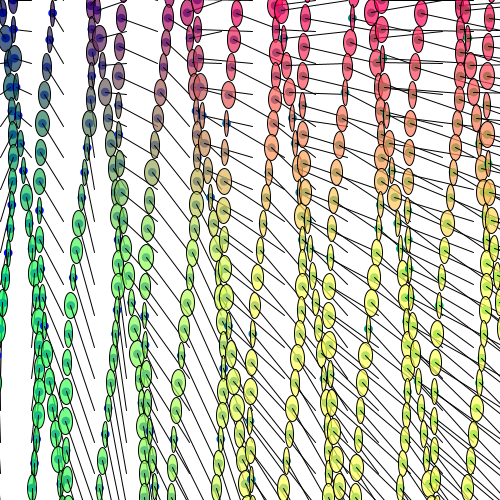
Frame 1 (no input)
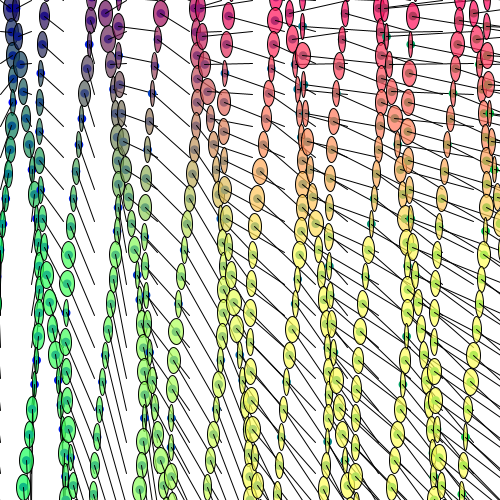
Frame 60 (the mouse pressed at the canvas centre just before this capture)
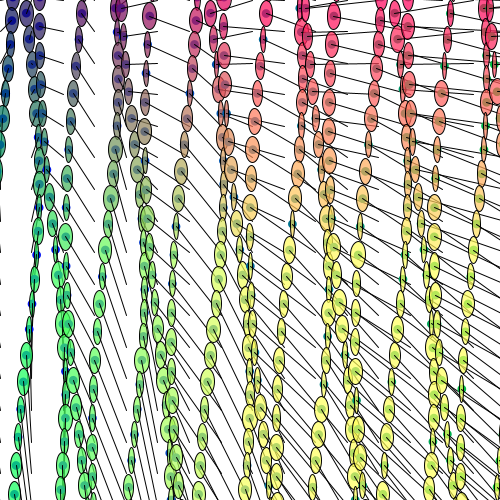
Frame 120 (the mouse held since frame 60 and released just before this capture)

The Processing sketch that drew these frames (run headless with seeded random() and noise(); from frame 60 on, the mouse is pressed at the canvas centre):

// Processing sketch: processing_151572
// ── processing_151572.pde

/*
 * Creative Coding
 * Week 2, 05 - Moving Patterns 1
 * by Indae Hwang and Jon McCormack
 * Copyright (c) 2014 Monash University
 *
 * This sketch builds on the previous sketches, drawing shapes based on the
 * current framerate. The movement of individual shapes combine to create a
 * gestalt field of motion. Use the arrow keys on your keyboard to change the
 * frame rate. 
 * 
 */

// variable used to store the current frame rate value
int frame_rate_value;

void setup() {
  size(500, 500);

  frame_rate_value = (int)random(4, 20);
  frameRate(frame_rate_value);
  rectMode(CENTER);
  background(255);
 }


void draw() {

  background(255);

  int num = 20;
  int margin = 0;
  float gutter = 0; //distance between each cell
  float cellsize = ( width - (2 * margin) - gutter * (num - 1) ) / (num - 1);

  int circleNumber = 0; // counter
  for (int i=0; i<num; i++) {
    for (int j=0; j<num; j++) {
      circleNumber = (i * num) + j; // different way to calculate the circle number from w2_04

      float tx = margin + cellsize * i + gutter * i;
      float ty = margin + cellsize * j + gutter * j;

      movingCircle(tx, ty, cellsize, circleNumber);
    }
  }
} //end of draw 


void movingCircle(float x, float y, float size, int circleNum) {

  float finalAngle;
  finalAngle = frameCount + circleNum;

  //the rotating angle for each tempX and tempY postion is affected by frameRate and angle;  
  float tempX = x + (size / 2) * sin(PI / frame_rate_value * finalAngle);
  float tempY = y + (size / 2) * cos(PI / frame_rate_value * finalAngle);
 float ellwidth = random (4,15);

  noStroke();
  fill(0,circleNum/2, 255-(circleNum/2));
  ellipse(tempX, tempY, size/3, size/3); // squares on ends of rotating lines
  fill(tempX, tempY, 90,180);
  stroke(0);
  ellipse(tempX, tempY, ellwidth, size); //vertical lines
  stroke(0);
  noFill();
  stroke(0);
  line(1.2*x, 1.2*y, tempX, tempY);// rotating lines
}


/*
 * keyReleased function
 *
 * called automatically by Processing when a keyboard key is released
 */
void keyReleased() {

  // right arrow -- increase frame_rate_value
  if (keyCode == RIGHT && frame_rate_value < 60) {
    frame_rate_value++;
  }

  // left arrow -- decrease frame_rate_value
  if ( keyCode == LEFT && frame_rate_value > 4) {
    frame_rate_value--;
  }

  // set the frameRate and print current value on the screen
  frameRate(frame_rate_value);
  //println("Current frame Rate is: " + frame_rate_value);
}
